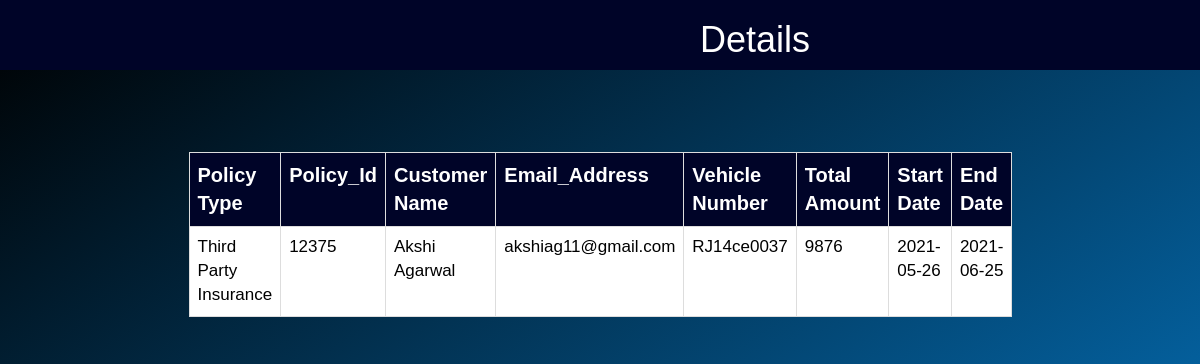
Page /DBMS/Logs.php (signed in) on the committed database.
### tables this page shows
CREATE TABLE `buy_policy` (
  `Policy_Type` varchar(30) NOT NULL,
  `Customer_Name` varchar(30) NOT NULL,
  `Vehilcle_Number` varchar(10) NOT NULL,
  `Registration_Date` date NOT NULL,
  `Total_Amount` int(10) NOT NULL,
  `Start_Date` date NOT NULL,
  `End_Date` date NOT NULL,
  `Policy_ID` int(10) NOT NULL,
  `Email_Address` varchar(30) NOT NULL
);

### DBMS/Logs.php (the view, shortened to what this page needs)
<!DOCTYPE html>
<html lang="en">
<head>
  <link rel="stylesheet" href="https://maxcdn.bootstrapcdn.com/bootstrap/3.3.7/css/bootstrap.min.css">
  <link href="style7.css" rel="stylesheet">
</head>
<body>
<div class="head">
    <h1> Details</h1>
</div>
<div class="container">
   <div class="row">
   <div class="col-md-8 col-md-offset-2" style="margin-top: 10%; margin-left: 5%;">
<center>
<table class="table table-bordered">
  <?php
  $conn = new mysqli('localhost', 'root', '', 'insurance_management_system');
  $userdata=$_SESSION["Email_Address"];
       $sql = "SELECT * FROM buy_policy WHERE Email_Address='$userdata'";
         $result = $conn->query($sql);
  echo "<tr> <th>Policy Type</th><th>Policy_Id</th> <th>Customer Name</th><th>Email_Address</th> <th>Vehicle Number</th><th>Total Amount</th><th>Start Date</th><th>End Date</th></tr>";
  ?>
  <?php while( $row = $result->fetch_object() ): ?>
  <tr>
     <td><?php echo $row->Policy_Type?></td>
     <td><?php echo $row->Policy_ID?></td>
     <td><?php echo $row->Customer_Name?></td>
     <td><?php echo $row->Email_Address?></td>
     <td><?php echo $row->Vehilcle_Number ?></td>
     <td><?php echo $row->Total_Amount?></td>
     <td><?php echo $row->Start_Date?></td>
     <td><?php echo $row->End_Date?></td>
  </tr>
  <?php endwhile; ?>
</table>
</center>
</div>
</div>
</div>
</body>
</html>

### DBMS/style7.css (style rules this page uses)
* { margin:0px; padding: 0px; }
body { margin: 0; padding: 0; font-family: 'Montserrat', sans-serif; background-color: #000000; background-image: linear-gradient(147deg, #000000 0%, #04619f 74%); height: 100vh; overflow: hidden; color:black; font-size: 14px; }
.table { width:100%; border:1px solid black; margin-top:-10%; margin-left: 100px; }
.table th,td { padding:10px; font-size: 17px; }
.table th { font-size: 20px; color:white; background-color: #000428; border-color:#000428 ; }
.head { margin:0px; background-color: #000428; font-size: 35px; padding:0px; color:white; overflow: hidden; width:100%; padding-left:700px; }
td { background-color: white; }

### rows in the picture
buy_policy: Policy_Type "Third Party Insurance", Policy_ID "12375", Customer_Name "Akshi Agarwal", Email_Address "akshiag11@gmail.com", Vehilcle_Number "RJ14ce0037", Total_Amount "9876", Start_Date "2021-05-26", End_Date "2021-06-25"
